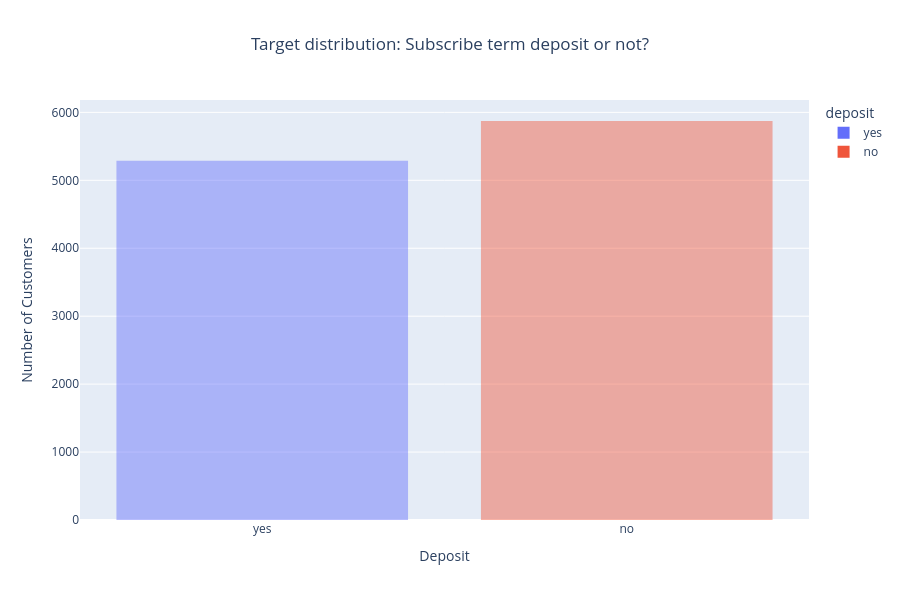

Notebook source saved alongside this figure:
### Code cell
import plotly.express as px

fig = px.histogram(
    data_frame=bank_df,
    x='deposit',
    color='deposit',
    title=f"Target distribution: Subscribe term deposit or not?",
    opacity=0.45
)

fig.update_layout(
    title_x = 0.5,
    xaxis_title = 'Deposit',
    yaxis_title = 'Number of Customers',
    width = 900,
    height = 600
)

fig.show()

### Figure 1 — Plotly figure (JSON) as saved in the notebook; plotly's stock layout.template omitted (floating-point values rounded to 4 significant figures; data arrays with more than 128 entries replaced by an {"elided": "..."} marker saying what was removed)
{"data": [{"alignmentgroup": "True", "bingroup": "x", "hovertemplate": "deposit=%{x}<br>count=%{y}<extra></extra>", "legendgroup": "yes", "marker": {"color": "#636efa", "opacity": 0.45, "pattern": {"shape": ""}}, "name": "yes", "offsetgroup": "yes", "orientation": "v", "showlegend": true, "type": "histogram", "x": {"elided": "5289 str values"}, "xaxis": "x", "yaxis": "y"}, {"alignmentgroup": "True", "bingroup": "x", "hovertemplate": "deposit=%{x}<br>count=%{y}<extra></extra>", "legendgroup": "no", "marker": {"color": "#EF553B", "opacity": 0.45, "pattern": {"shape": ""}}, "name": "no", "offsetgroup": "no", "orientation": "v", "showlegend": true, "type": "histogram", "x": {"elided": "5873 str values"}, "xaxis": "x", "yaxis": "y"}], "layout": {"barmode": "relative", "height": 600, "legend": {"title": {"text": "deposit"}, "tracegroupgap": 0}, "title": {"text": "Target distribution: Subscribe term deposit or not?", "x": 0.5}, "width": 900, "xaxis": {"anchor": "y", "categoryarray": ["yes", "no"], "categoryorder": "array", "domain": [0, 1], "title": {"text": "Deposit"}}, "yaxis": {"anchor": "x", "domain": [0, 1], "title": {"text": "Number of Customers"}}}}
